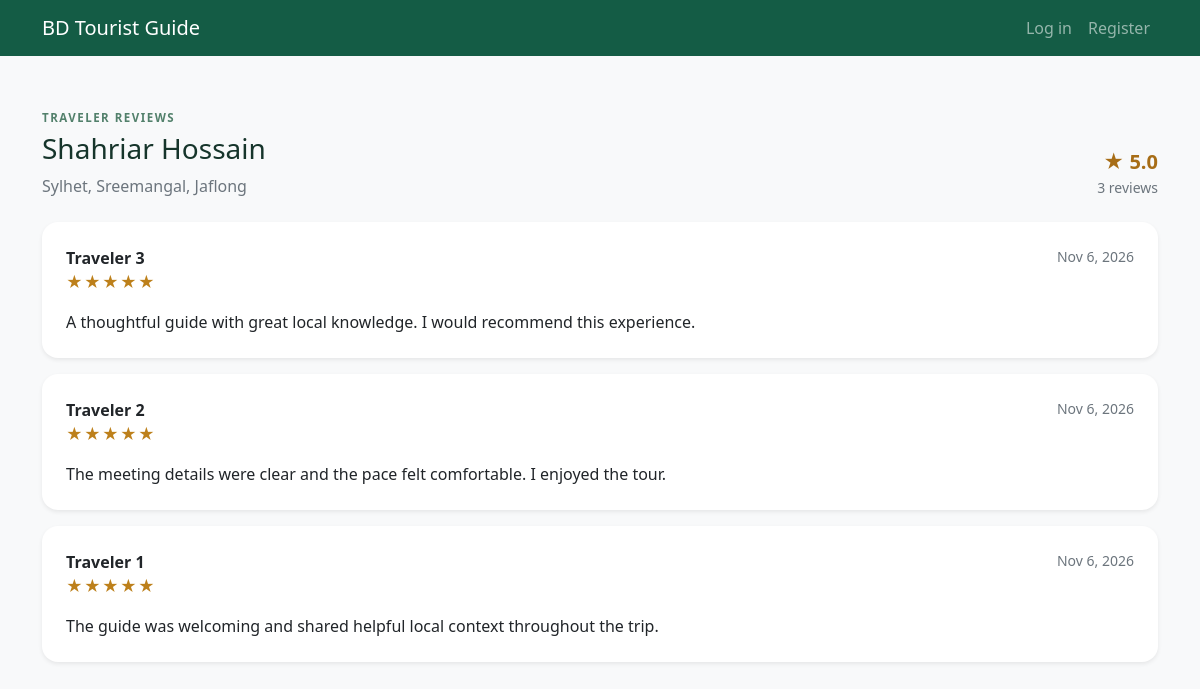
/accounts/guides/2/reviews/, run on the app's committed database.
### accounts/models.py (models this page shows, shortened)
class GuideApplication(models.Model):
    class Status(models.TextChoices):
        PENDING = "pending", "Pending Review"
        VERIFIED = "verified", "Verified"
        REJECTED = "rejected", "Rejected"
    user = models.ForeignKey(
        User, on_delete=models.CASCADE, related_name="guide_applications"
    )
    full_name = models.CharField(max_length=160)
    bio = models.TextField(max_length=2000)
    languages = models.CharField(max_length=300, help_text="Separate languages with commas")
    areas_covered = models.CharField(
        max_length=500, help_text="Separate destinations with commas"
    )
    specialties = models.CharField(
        max_length=500, blank=True, help_text="For example, history, food, nature"
    )
    daily_rate = models.DecimalField(
        max_digits=10,
        decimal_places=2,
        validators=[MinValueValidator(1)],
    )
    average_rating = models.DecimalField(max_digits=2, decimal_places=1, default=0)
    review_count = models.PositiveIntegerField(default=0)
    completed_tours = models.PositiveIntegerField(default=0)
    is_demo = models.BooleanField(default=False, db_index=True)
    max_group_size = models.PositiveSmallIntegerField(
        validators=[MinValueValidator(1), MaxValueValidator(100)]
    )
    profile_photo = models.FileField(
        upload_to=guide_upload_path,
        validators=[FileExtensionValidator(["jpg", "jpeg", "png"])],
    )
    id_document = models.FileField(
        upload_to=guide_upload_path,
        validators=[FileExtensionValidator(["jpg", "jpeg", "png", "pdf"])],
    )
    license_document = models.FileField(
        upload_to=guide_upload_path,
        validators=[FileExtensionValidator(["jpg", "jpeg", "png", "pdf"])],
        blank=True,
    )
    status = models.CharField(
        max_length=20, choices=Status.choices, default=Status.PENDING
    )
    rejection_reason = models.TextField(blank=True)
    reviewed_by = models.ForeignKey(
        User,
        on_delete=models.SET_NULL,
        related_name="reviewed_guide_applications",
        blank=True,
        null=True,
    )
    reviewed_at = models.DateTimeField(blank=True, null=True)
    created_at = models.DateTimeField(auto_now_add=True)
    updated_at = models.DateTimeField(auto_now=True)
    class Meta:
        ordering = ["created_at"]

class GuideReview(models.Model):
    booking = models.OneToOneField(
        BookingRequest,
        on_delete=models.CASCADE,
        related_name="review",
    )
    guide_application = models.ForeignKey(
        GuideApplication,
        on_delete=models.CASCADE,
        related_name="reviews",
    )
    rating = models.PositiveSmallIntegerField(
        validators=[MinValueValidator(1), MaxValueValidator(5)]
    )
    review_text = models.TextField(max_length=2000)
    guide_reply = models.TextField(max_length=1200, blank=True)
    guide_replied_at = models.DateTimeField(blank=True, null=True)
    created_at = models.DateTimeField(auto_now_add=True)
    class Meta:
        ordering = ["-created_at"]

class BookingRequest(models.Model):
    class Status(models.TextChoices):
        PENDING = "pending", "Pending"
        CONFIRMED = "confirmed", "Confirmed"
        DECLINED = "declined", "Declined"
        EXPIRED = "expired", "Expired"
        COMPLETED = "completed", "Completed"
    traveler = models.ForeignKey(
        User, on_delete=models.PROTECT, related_name="booking_requests"
    )
    guide_application = models.ForeignKey(
        GuideApplication,
        on_delete=models.PROTECT,
        related_name="booking_requests",
    )
    start_date = models.DateField()
    end_date = models.DateField()
    group_size = models.PositiveSmallIntegerField()
    meeting_place = models.CharField(max_length=240)
    notes = models.TextField(max_length=1000, blank=True)
    daily_rate_snapshot = models.DecimalField(max_digits=10, decimal_places=2)
    total_price = models.DecimalField(max_digits=12, decimal_places=2)
    status = models.CharField(
        max_length=20, choices=Status.choices, default=Status.PENDING
    )
    responded_at = models.DateTimeField(blank=True, null=True)
    completed_at = models.DateTimeField(blank=True, null=True)
    created_at = models.DateTimeField(auto_now_add=True)
    updated_at = models.DateTimeField(auto_now=True)
    class Meta:
        ordering = ["-created_at"]

class User(AbstractUser):
    objects = UserManager()
    REQUIRED_FIELDS = ["email", "first_name", "last_name"]
    class Role(models.TextChoices):
        TRAVELER = "traveler", "Traveler"
        GUIDE = "guide", "Guide"
        ADMIN = "admin", "Administrator"
    email = models.EmailField(unique=True)
    role = models.CharField(max_length=20, choices=Role.choices, default=Role.TRAVELER)
    is_email_verified = models.BooleanField(default=False)
    failed_login_attempts = models.PositiveSmallIntegerField(default=0)
    locked_until = models.DateTimeField(blank=True, null=True)

### accounts/views.py (the view)
# urls.py: path("guides/<int:guide_id>/reviews/", views.guide_reviews, name="guide_reviews"),
def guide_reviews(request, guide_id):
    guide = get_object_or_404(
        GuideApplication.objects.filter(status=GuideApplication.Status.VERIFIED),
        pk=guide_id,
    )
    reviews = guide.reviews.select_related("booking").all()
    return render(
        request,
        "accounts/guide_reviews.html",
        {"guide": guide, "reviews": reviews},
    )

### templates/accounts/guide_reviews.html (shortened to what this page needs)
{% extends "base.html" %}
{% block content %}
<div class="section-heading mb-4"><div><span class="eyebrow">TRAVELER REVIEWS</span><h1 class="h3 mt-1">{{ guide.full_name }}</h1><p class="text-secondary mb-0">{{ guide.areas_covered }}</p></div><div class="text-end"><div class="guide-rating fs-5">{% if guide.review_count %}★ {{ guide.average_rating|floatformat:1 }}{% else %}New guide{% endif %}</div><div class="small text-secondary">{{ guide.review_count }} review{{ guide.review_count|pluralize }}</div></div></div>
{% if reviews %}<div class="row g-3">{% for review in reviews %}<div class="col-12"><article class="review-card card border-0 shadow-sm"><div class="card-body p-4"><div class="d-flex justify-content-between align-items-start"><div><strong>{{ review.booking.traveler.first_name|default:"Traveler" }}</strong><div class="review-stars" aria-label="{{ review.rating }} out of 5 stars">{% for star in "12345" %}{% if forloop.counter <= review.rating %}★{% else %}☆{% endif %}{% endfor %}</div></div><time class="small text-secondary" datetime="{{ review.created_at|date:'c' }}">{{ review.created_at|date:"M j, Y" }}</time></div><p class="mt-3 mb-0">{{ review.review_text|linebreaksbr }}</p>{% if review.guide_reply %}<div class="guide-reply mt-3 p-3 rounded-3"><strong class="small">Reply from {{ guide.full_name }}</strong><p class="mb-0 mt-1">{{ review.guide_reply|linebreaksbr }}</p></div>{% endif %}</div></article></div>{% endfor %}</div>{% else %}<div class="empty-state text-center p-5 rounded-4"><h2 class="h5">No reviews yet</h2><p class="text-secondary mb-0">Travelers can review this guide after a completed tour.</p></div>{% endif %}
{% endblock %}

### static/css/site.css (style rules this page uses)
:root { --forest: #145c45; --leaf: #dcefe4; --ink: #16352b; --muted: #6b7c73; --sand: #f3f1e7; }
body { color: var(--ink); background: #f7f9f6 !important; }
.eyebrow { color: #52806b; font-size: 0.72rem; font-weight: 750; letter-spacing: 0.13em; }
.section-heading { display: flex; align-items: end; justify-content: space-between; gap: 1rem; }
.guide-rating { color: #a76d16; font-size: 0.88rem; font-weight: 700; }
.review-card { border-radius: 1rem; }
.review-stars { color: #bd801b; letter-spacing: 0.08em; }

### data on the page
GuideApplication: full_name "Shahriar Hossain", areas_covered "Sylhet, Sreemangal, Jaflong", average_rating "5.0", review_count "3"
GuideReview: booking.traveler.first_name "Traveler 3", rating 5 (drawn), created_at "Nov 6, 2026", review_text "A thoughtful guide with great local knowledge. I would recommend this experience."
GuideReview: booking.traveler.first_name "Traveler 2", rating 5 (drawn), created_at "Nov 6, 2026", review_text "The meeting details were clear and the pace felt comfortable. I enjoyed the tour."
GuideReview: booking.traveler.first_name "Traveler 1", rating 5 (drawn), created_at "Nov 6, 2026", review_text "The guide was welcoming and shared helpful local context throughout the trip."
